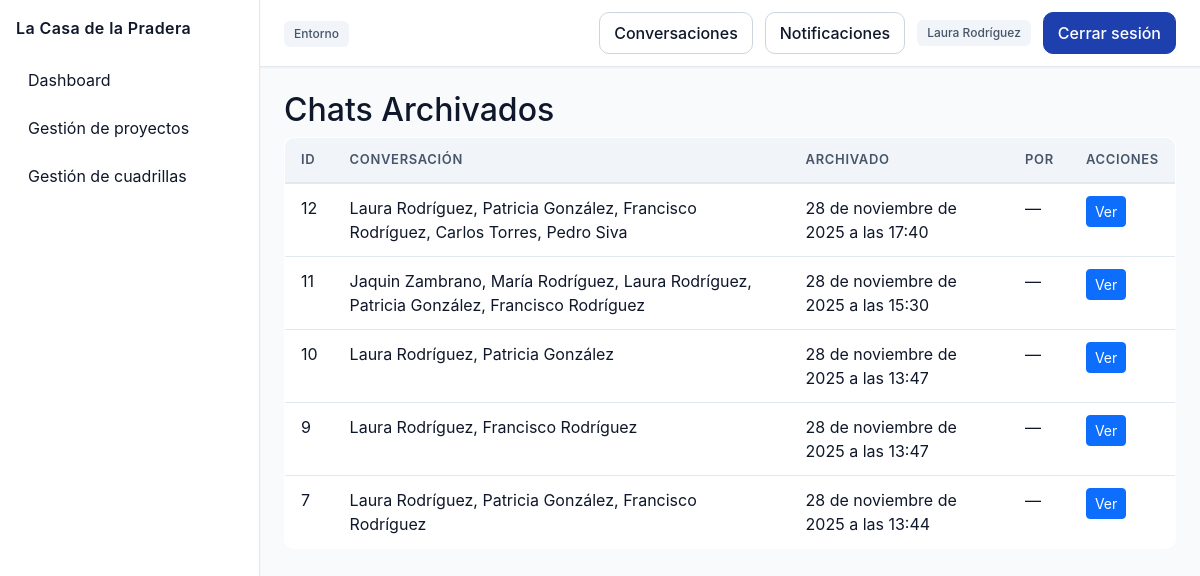
The page /comunicacion/archivados/ (signed in) on the database its author committed.
### comunicacion/models.py (models this page shows, shortened)
class ChatArchivado(models.Model):
    conversation = models.ForeignKey(
        Conversation,
        on_delete=models.SET_NULL,
        null=True,
        blank=True,
        related_name='archivos'
    )
    archived_at = models.DateTimeField()
    archived_by = models.ForeignKey(
        User,
        on_delete=models.SET_NULL,
        null=True,
        blank=True,
        related_name='archivos_chat'
    )
    reason = models.CharField(max_length=200, blank=True, null=True)
    messages_snapshot = models.TextField()
    participants_snapshot = models.TextField(blank=True, null=True)
    class Meta:
        ordering = ['-archived_at']

### comunicacion/views.py (the view)
# urls.py: path('archivados/', views.archived_chats_list, name='archived_list'),
@login_required
def archived_chats_list(request):
    from django.db.models import Q
    qs = ChatArchivado.objects.filter(
        Q(conversation__participants=request.user) |
        Q(conversation__cuadrilla__lider=request.user) |
        Q(archived_by=request.user)
    ).distinct()
    import json
    extra = []
    null_convs = ChatArchivado.objects.filter(conversation__isnull=True)
    for a in null_convs:
        added = False
        try:
            parts = json.loads(a.participants_snapshot or '[]')
            if isinstance(parts, (list, tuple)) and request.user.id in parts:
                extra.append(a)
                added = True
        except Exception:
            pass
        if added:
            continue
        try:
            msgs = json.loads(a.messages_snapshot or '[]')
        except Exception:
            msgs = []
        sender_ids = {m.get('sender_id') for m in msgs if m.get('sender_id') is not None}
        if request.user.id in sender_ids:
            extra.append(a)
    archivos = list(qs) + extra
    import json
    from django.contrib.auth.models import User
    for a in archivos:
        if getattr(a, 'conversation', None):
            try:
                a.display_name = str(a.conversation)
                continue
            except Exception:
                pass
        a.display_name = None
        try:
            parts = json.loads(a.participants_snapshot or '[]')
            if isinstance(parts, (list, tuple)) and parts:
                users = User.objects.filter(id__in=parts)
                names = [u.get_full_name() or u.username for u in users]
                if names:
                    a.display_name = ', '.join(names)
        except Exception:
            a.display_name = None
        if not a.display_name:
            a.display_name = 'Conversación archivada'
    return render(request, 'comunicacion/archived_list.html', {'archivos': archivos})

### core/context_processors.py (called while the page is built)
def notificaciones_no_leidas(request):
    if request.user.is_authenticated:
        return {
            "notifs_no_leidas": request.user.notificaciones.filter(leida=False).count()
        }
    return {"notifs_no_leidas": 0}

### comunicacion/templates/comunicacion/archived_list.html
{% extends 'base.html' %}
{% block content %}
<h2>Chats Archivados</h2>
{% if archivos %}
<table class="table">
    <thead>
        <tr>
            <th>ID</th>
            <th>Conversación</th>
            <th>Archivado</th>
            <th>Por</th>
            <th>Acciones</th>
        </tr>
    </thead>
    <tbody>
    {% for a in archivos %}
        <tr>
            <td>{{ a.id }}</td>
            <td>
                {% if a.conversation %}
                    {{ a.conversation }}
                {% else %}
                    {{ a.display_name|default:"Conversación eliminada" }}
                {% endif %}
            </td>
            <td>{{ a.archived_at }}</td>
            <td>{% if a.archived_by %}{{ a.archived_by.username }}{% else %}—{% endif %}</td>
            <td><a href="{% url 'comunicacion:archived_detail' a.id %}" class="btn btn-sm btn-primary">Ver</a></td>
        </tr>
    {% endfor %}
    </tbody>
</table>
{% else %}
<p>No hay chats archivados disponibles.</p>
{% endif %}
{% endblock %}

### core/templates/base.html (shortened to what this page needs)
{% load custom_tags %}
{% load static %}
<!DOCTYPE html>
<html lang="es">
<head>
    <link href="https://cdn.jsdelivr.net/npm/bootstrap@5.3.2/dist/css/bootstrap.min.css" rel="stylesheet">
    <link rel="stylesheet" href="{% static 'css/base.css' %}">
    <link rel="stylesheet" href="{% static 'css/sidebar.css' %}">
    <link rel="stylesheet" href="{% static 'css/components.css' %}">
    <link rel="stylesheet" href="{% static 'css/tables.css' %}">
    <link rel="stylesheet" href="{% static 'css/forms.css' %}">
</head>
<body class="app-shell">
{% if request.user.is_authenticated and request.path != '/usuarios/login/' and request.path != '/accounts/login/' %}
<aside class="app-sidebar">
    <div class="sidebar-title">La Casa de la Pradera</div>
    <nav>
        <ul class="sidebar-nav">
            <li>
                <a href="{% url 'dashboard' %}"
                   {% if request.path == '/' or request.path|slice:":10" == '/dashboard' %}aria-current="page"{% endif %}>Dashboard</a>
            </li>
            <li>
                <a href="{% url 'proyectos:panel' %}"
                   {% if '/proyectos' in request.path %}aria-current="page"{% endif %}>Gestión de proyectos</a>
            </li>
            <li>
                <a href="{% url 'personal:crear_cuadrilla' %}"
                   {% if '/personal' in request.path %}aria-current="page"{% endif %}>Gestión de cuadrillas</a>
            </li>
        </ul>
    </nav>
</aside>
<header class="app-header">
    <div class="header-left">
        <span class="badge badge--muted">Entorno</span>
    </div>
    <div class="header-actions">
        <a class="btn btn--ghost" href="{% url 'comunicacion:conversations_list' %}">Conversaciones</a>
        <a class="btn btn--ghost" href="{% url 'personal:mis_notificaciones' %}">
            Notificaciones
        </a>
        <span class="badge badge--muted">{{ request.user.first_name }} {{ request.user.last_name }}</span>
        <a href="{% url 'usuarios:logout' %}" class="btn btn--primary">Cerrar sesión</a>
    </div>
</header>
{% endif %}
<main class="app-content">
    {% block content %}{% endblock %}
</main>
</body>
</html>

### static/css/base.css (style rules this page uses)
:root { --primary: #1e40af; --primary-dark: #1e3a8a; --primary-light: #3b82f6; --secondary: #64748b; --accent: #f59e0b; --success: #10b981; --warning: #f59e0b; --danger: #ef4444; --info: #3b82f6; --pending: #8b5cf6; --bg-primary: #ffffff; --bg-secondary: #f8fafc; --bg-tertiary: #f1f5f9; --bg-sidebar: #1e293b; --border-light: #e2e8f0; --border-medium: #cbd5e1; --border-dark: #94a3b8; --text-primary: #0f172a; --text-secondary: #475569; --text-tertiary: #94a3b8; --text-white: #ffffff; --table-header: #f1f5f9; --table-row-odd: #ffffff; --table-row-even: #f8fafc; --table-hover: #e0f2fe; --table-border: #e2e8f0; --input-bg: #ffffff; --input-border: #cbd5e1; --input-focus: #3b82f6; --input-disabled: #f1f5f9; --input-error: #fecaca; --shadow-sm: 0 1px 2px 0 rgba(0, 0, 0, 0.05); --shadow-md: 0 4px 6px -1px rgba(0, 0, 0, 0.1); --shadow-lg: 0 10px 15px -3px rgba(0, 0, 0, 0.1); --radius-sm: 6px; --radius-md: 10px; --radius-lg: 14px; --space-1: 4px; --space-2: 8px; --space-3: 12px; --space-4: 16px; --space-5: 24px; --space-6: 32px; --sidebar-width: 260px; --color-bg: var(--bg-secondary); --color-panel: var(--bg-primary); --color-border: var(--border-medium); --color-muted: var(--secondary); --color-text: var(--text-primary); --color-primary: var(--primary); --color-primary-contrast: var(--text-white); --color-success: var(--success); --color-warning: var(--warning); --color-danger: var(--danger); }
html, body { height: 100%; }
body { background: var(--bg-secondary); color: var(--text-primary); font-family: "Inter", system-ui, -apple-system, Segoe UI, Roboto, Ubuntu, Cantarell, "Helvetica Neue", Arial, "Noto Sans", sans-serif; margin: 0; }
.app-shell { display: grid; grid-template-columns: var(--sidebar-width) 1fr; grid-template-rows: auto 1fr; grid-template-areas: "sidebar header" "sidebar content"; min-height: 100vh; }
.app-sidebar { grid-area: sidebar; background: var(--bg-primary); border-right: 1px solid var(--border-light); box-shadow: var(--shadow-sm); padding: var(--space-4); position: sticky; top: 0; height: 100vh; }
.app-header { grid-area: header; background: var(--bg-primary); border-bottom: 1px solid var(--border-light); box-shadow: var(--shadow-sm); display: flex; align-items: center; justify-content: space-between; padding: var(--space-3) var(--space-5); }
.app-content { grid-area: content; padding: var(--space-5); }
.sidebar-title { font-weight: 600; letter-spacing: 0.4px; color: var(--text-primary); margin-bottom: var(--space-4); }
.sidebar-nav { list-style: none; padding: 0; margin: 0; }
.sidebar-nav a { display: flex; align-items: center; gap: var(--space-3); padding: var(--space-3) var(--space-3); color: var(--text-primary); text-decoration: none; border-radius: var(--radius-md); transition: background 0.2s ease, color 0.2s ease; }
.header-actions { display: flex; align-items: center; gap: var(--space-3); }
.badge { display: inline-block; padding: 4px 10px; border-radius: var(--radius-sm); font-size: 12px; font-weight: 500; line-height: 18px; }
.badge--muted { background: var(--bg-tertiary); color: var(--text-secondary); }
.btn.btn--primary, .btn.btn--ghost, .btn.btn--muted, a.btn.btn--primary, a.btn.btn--ghost, a.btn.btn--muted { display: inline-flex !important; align-items: center; justify-content: center; gap: var(--space-2); padding: 8px 14px !important; border-radius: var(--radius-md) !important; font-weight: 500; cursor: pointer; text-decoration: none !important; transition: all 0.2s ease; }
.btn.btn--primary, a.btn.btn--primary { background: var(--primary) !important; color: var(--text-white) !important; border: 1px solid var(--primary) !important; }
.btn.btn--ghost, a.btn.btn--ghost { background: var(--bg-primary) !important; color: var(--text-primary) !important; border: 1px solid var(--border-medium) !important; }
.table { width: 100%; border-collapse: collapse; background: var(--table-row-odd); border: 1px solid var(--table-border); border-radius: var(--radius-md); overflow: hidden; }
.table thead th { text-align: left; font-weight: 600; font-size: 13px; text-transform: uppercase; letter-spacing: 0.05em; color: var(--text-secondary); background: var(--table-header); border-bottom: 2px solid var(--table-border); padding: var(--space-3) var(--space-4); }
.table tbody td { border-top: 1px solid var(--table-border); padding: var(--space-3) var(--space-4); color: var(--text-primary); }
.table tbody tr:nth-child(even) { background: var(--table-row-even); }

### rows shown on the page
ChatArchivado: id "12", display_name "Laura Rodríguez, Patricia González, Francisco Rodríguez, Carlos Torres, Pedro Siva", archived_at "28 de noviembre de 2025 a las 17:40"
ChatArchivado: id "11", display_name "Jaquin Zambrano, María Rodríguez, Laura Rodríguez, Patricia González, Francisco Rodríguez", archived_at "28 de noviembre de 2025 a las 15:30"
ChatArchivado: id "10", display_name "Laura Rodríguez, Patricia González", archived_at "28 de noviembre de 2025 a las 13:47"
ChatArchivado: id "9", display_name "Laura Rodríguez, Francisco Rodríguez", archived_at "28 de noviembre de 2025 a las 13:47"
ChatArchivado: id "7", display_name "Laura Rodríguez, Patricia González, Francisco Rodríguez", archived_at "28 de noviembre de 2025 a las 13:44"

### other values the page prints
{{ request.user.first_name }} "Laura"
{{ request.user.last_name }} "Rodríguez"
